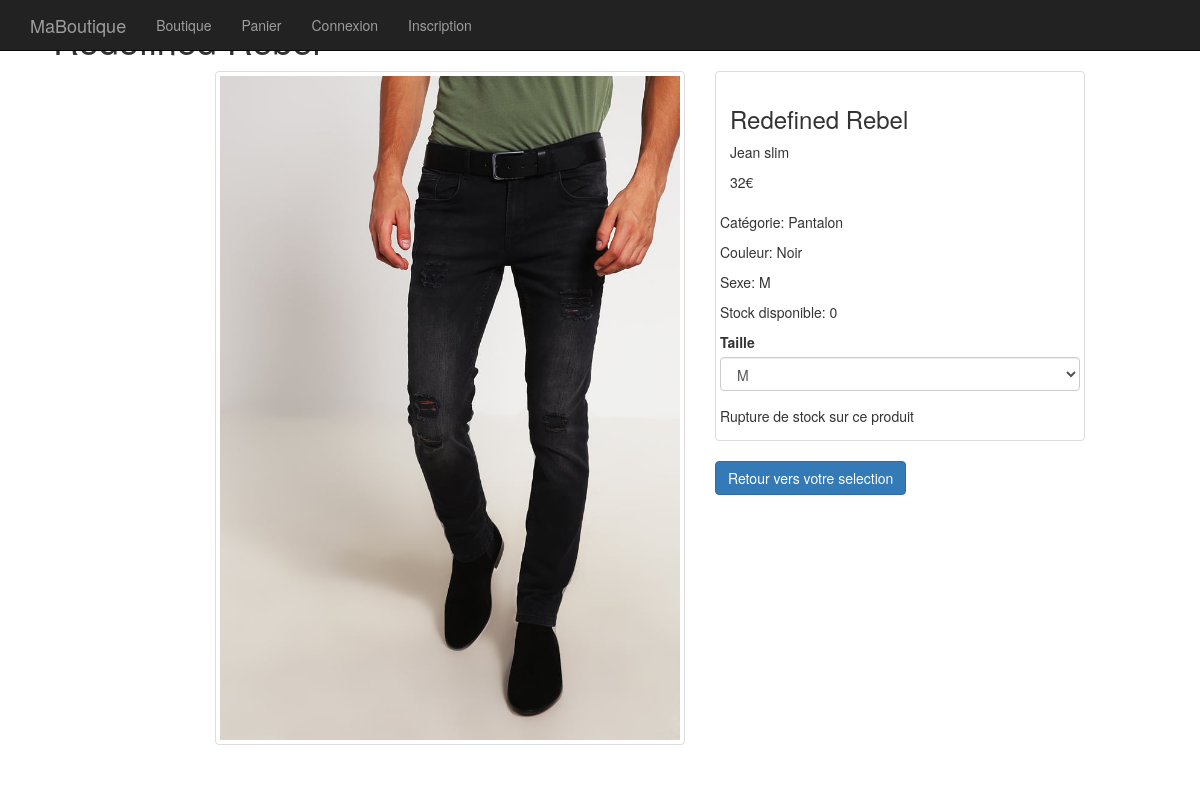
/fiche_article.php?id_produit=9, run on the app's committed database.
### tables this page shows
CREATE TABLE `produit` (
  `id_produit` int(3) NOT NULL,
  `reference` varchar(20) NOT NULL,
  `categorie` varchar(20) NOT NULL,
  `titre` varchar(100) NOT NULL,
  `description` text NOT NULL,
  `couleur` varchar(20) NOT NULL,
  `taille` varchar(5) NOT NULL,
  `sexe` enum('m','f','mixte') NOT NULL DEFAULT 'm',
  `photo` varchar(255) NOT NULL,
  `prix` int(3) NOT NULL,
  `stock` int(3) NOT NULL
);

### fiche_article.php (the view, shortened to what this page needs)
<?php
require_once("inc/init.inc.php");
if(isset($_GET['id_produit']))
{
    $id_produit = $_GET['id_produit'];
}
$req_info_produit = $pdo->prepare("SELECT * FROM produit WHERE id_produit=:id_produit");
$req_info_produit->bindValue(":id_produit", $id_produit, PDO::PARAM_STR);
$req_info_produit->execute();
$info_produit = $req_info_produit->fetch(PDO::FETCH_ASSOC);
$taille = $info_produit['taille'];
require_once("inc/header.inc.php");
require_once("inc/nav.inc.php");
?>
<div class="container-fluid">
    <div class="starter-template">
    <h1><span class="glyphicon glyphicon-tag mon_icone"></span> <?= $info_produit['titre'] ?></h1>
    </div>
    <div class="row">
        <div class="col-sm-5 col-sm-offset-2">
            <div class="thumbnail">
                <a href="<?= URL . $info_produit['photo'] ?>" data-lightbox="<?= $info_produit['id_produit'] ?>" data-title="<?= $info_produit['titre']?>"><img src="<?= $info_produit['photo'] ?>" alt="photo de <?= $info_produit['categorie'] ?>"></a>
            </div>
        </div>
        <div class="col-sm-4 fiche_article">
            <div class="thumbnail ">
                <div class="caption detail">
                    <div>
                        <h3><?= $info_produit['titre'] ?></h3>
                        <p><?= $info_produit['description'] ?></p>
                    </div>
                    <p class="prix"><?= $info_produit['prix'] ?>€</p>
                </div>
                <p><span class="titre">Catégorie:</span> <?= ucfirst($info_produit['categorie']) ?></p>
                <p><span class="titre">Couleur:</span> <?= ucfirst($info_produit['couleur']) ?></p>
                <p><span class="titre">Sexe:</span> <?= ucfirst($info_produit['sexe']) ?></p>
                <p><span class="titre">Stock disponible:</span> <?= $info_produit['stock'] ?></p>
                <form method="post" action="panier.php">
                    <div class="form-group">
                        <label for="taille">Taille</label>
                        <select id="taille" name="taille" class="form-control">
                            <option value="m" <?php if($taille == "m") { echo 'selected'; } ?> >M</option>
                        </select>
                    </div>
                    <?php
                    if($info_produit['stock'] > 0)
                    {
                    ?>
                    <div class="form-group">
                        <label for="quantite">Quantité</label>
                        <select id="quantite" name="quantite" class="form-control">
                            <?php
                            for($i = 1; $i <= $info_produit['stock'] && $i <= 5; $i++)
                            {
                                echo '<option>' . $i . '</option>';
                            }
                            ?>
                        </select>
                    </div>
                    <button type="submit" class="btn btn-primary" name="ajout_panier"><span class="glyphicon glyphicon-shopping-cart"></span> Ajouter au panier</button>
                    <?php
                    }
                    else
                    {
                        echo '<p id="rupture">Rupture de stock sur ce produit</p>';
                    }
                    ?>
                </form>
            </div>
            <?php
            if(isset($_SERVER['HTTP_REFERER']))
            {
                echo '<a href="'. $_SERVER['HTTP_REFERER'] . '" class="btn btn-primary">Retour vers votre selection</a>';
            }
            else
            {
                echo '<a href="index.php?categorie=' . $info_produit['categorie'] . '" class="btn btn-primary">Retour vers votre selection</a>';
            }
            ?>
        </div>
    </div>
</div>
<?php
require_once("inc/footer.inc.php");
?>

### data on the page
produit: photo (picture), titre "Redefined Rebel", description "Jean slim", prix "32", categorie "Pantalon", couleur "Noir", sexe "M", stock "0", taille "M"
